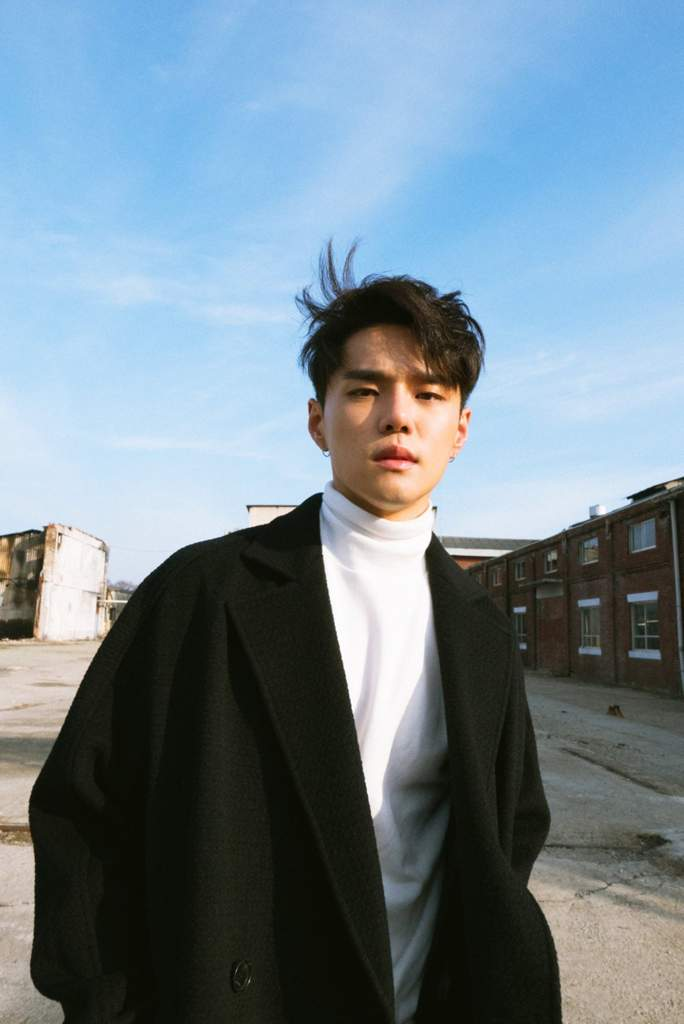
#> input picture The Number of Intensity Levels/dean.png, 684 x 1024 px
$ jupyter execute 'P1A_The Number of Intensity Levels.ipynb'
#> lines starting #> are read from the running program, lines starting #| are printed output that depends on the picture; after the words box and inside, x2 and y2 are one past the last pixel; in counts of white or black regions, pixels touching at a corner belong together
[cell 1]
import cv2
import numpy as np
import matplotlib.pyplot as plt
import matplotlib.image as img

[cell 2]
# P1A-Step1. e-campus에 첨부된 압축 폴더 중 [P1A]의 코드를 먼저 다운로드하세요.
# P1A-Step2. 자신이 좋아하는 연예인의 사진을 png 파일로 다운로드하세요.
I = cv2.imread('dean.png', cv2.IMREAD_GRAYSCALE)  # 이미지를 Gray Scale로 불러오기, 여기 수정하세요. (P1A-Step3. 이미지 파일을 gray scale로 변환)
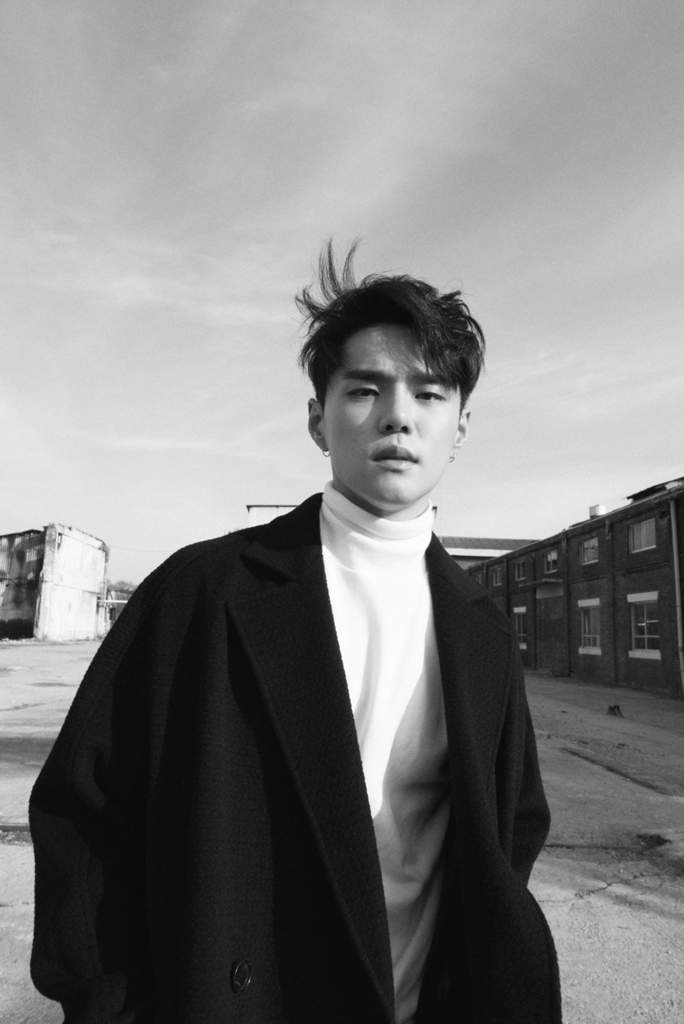
#> I: shape (1024, 684); min 0, max 255, mean 129.7

[cell 3]
cv2.imshow('image', I)     # 이미지 출력, jupyter notebook 사용자용
cv2.waitKey(0)
cv2.destroyAllWindows()

# colab 사용자용 이미지 출력
# from google.colab import files
# from IPython import display

# display.Image(' 이미지 파일명 ')

[cell 4]
Intensity_level = [ 256, 32, 16, 8, 4, 2] # Intensity level 설정, 여기 수정하세요. (P1A-Step3. Intensity level을 각각 256, 32, 16, 8, 4, 2로 세팅해보세요)
step = [ np.rint(255 / (i - 1)) for i in Intensity_level ] # Intensity level별로 양자화할 step을 지정하는 코드

[cell 5]
print(step)

[cell 6]
result_256 = np.rint(I /255.0 )                      # Intensity level별 양자화 진행, 여기 수정하세요.
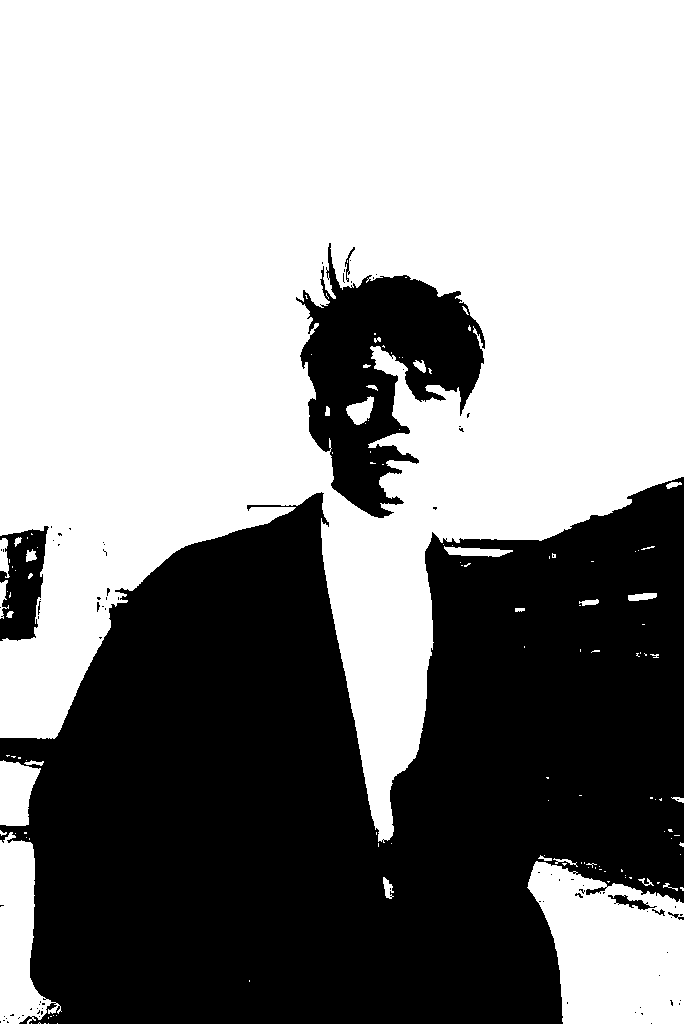
#> result_256: shape (1024, 684) float64; values 0 (black) and 1 (white), 57.8% white; 86 black regions (76 under 20 px), largest, box (x1, y1, x2, y2) and area: (0, 477, 684, 1024) 266595, (296, 243, 485, 518) 24672, (0, 526, 49, 641) 3701
result_32 = np.rint(I /85.0 )                      # Intensity level별 양자화 진행, 여기 수정하세요.
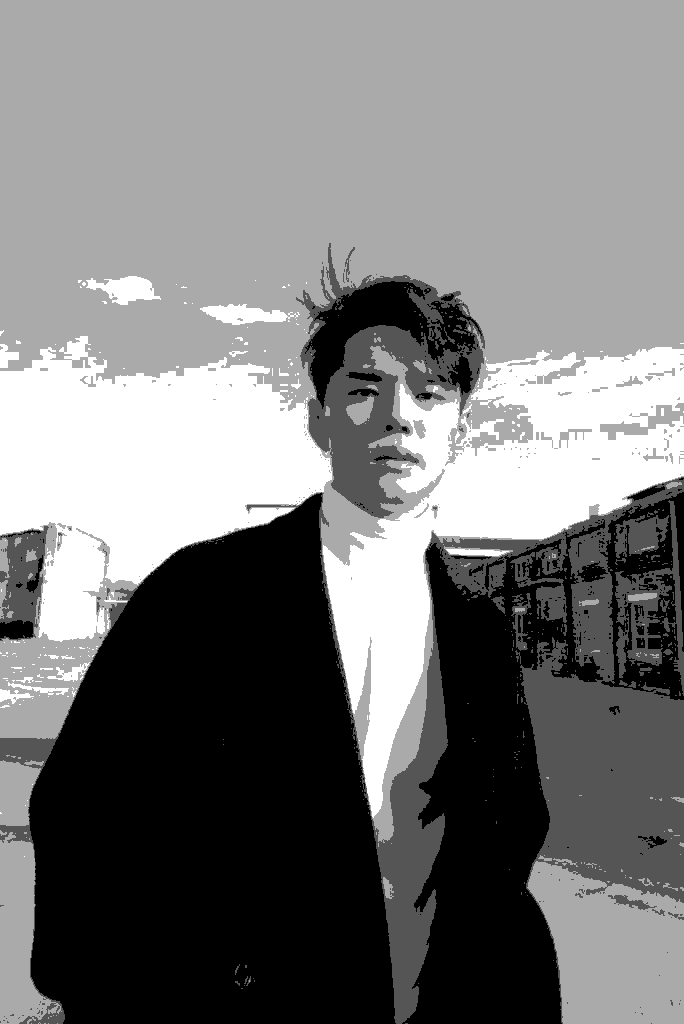
#> result_32: shape (1024, 684) float64; min 0, max 3, mean 1.44; drawn with min black and max white
result_16 = np.rint(I /36.0)                      # Intensity level별 양자화 진행, 여기 수정하세요.
result_8 = np.rint(I /17.0)                       # Intensity level별 양자화 진행, 여기 수정하세요.
result_4 = np.rint(I /8.0)                        # Intensity level별 양자화 진행, 여기 수정하세요.
result_2 = np.rint(I /1.0)                        # Intensity level별 양자화 진행, 여기 수정하세요.

result_256 = result_256.astype('uint8')            # 이미지 출력을 위해서는 uint8형으로 형변환 해야함
result_32 = result_32.astype('uint8')
result_16 = result_16.astype('uint8')
result_8 = result_8.astype('uint8')
result_4 = result_4.astype('uint8')
result_2 = result_2.astype('uint8')

[cell 7]
# plotting 하는 코드, 수정할 필요는 없습니다.
# P1A-Step4 각각의 실험 결과를 차례대로 보여주세요.
fig = plt.figure(figsize = (15, 10)) # rows*cols 행렬의 i번째 subplot 생성
rows = 2
cols = 3

ax1 = fig.add_subplot(rows, cols, 1)
result_256_RGB = cv2.cvtColor(result_256, cv2.COLOR_GRAY2RGB)      # matplot 라이브러리의 imshow함수를 사용하여 영상을 보일경우, RGB 포맷으로 변환해주어야 함
ax1.imshow(result_256_RGB)
ax1.set_title('Levels: 256')
ax1.axis("off")

ax2 = fig.add_subplot(rows, cols, 2)
result_32_RGB = cv2.cvtColor(result_32, cv2.COLOR_GRAY2RGB)
ax2.imshow(result_32_RGB)
ax2.set_title('Levels: 32')
ax2.axis("off")

ax3 = fig.add_subplot(rows, cols, 3)
result_16_RGB = cv2.cvtColor(result_16, cv2.COLOR_GRAY2RGB)
ax3.imshow(result_16_RGB)
ax3.set_title('Levels: 16')
ax3.axis("off")

ax4 = fig.add_subplot(rows, cols, 4)
result_8_RGB = cv2.cvtColor(result_8, cv2.COLOR_GRAY2RGB)
ax4.imshow(result_8_RGB)
ax4.set_title('Levels: 8')
ax4.axis("off")

ax5 = fig.add_subplot(rows, cols, 5)
result_4_RGB = cv2.cvtColor(result_4, cv2.COLOR_GRAY2RGB)
ax5.imshow(result_4_RGB)
ax5.set_title('Levels: 4')
ax5.axis("off")

ax6 = fig.add_subplot(rows, cols, 6)
result_2_RGB = cv2.cvtColor(result_2, cv2.COLOR_GRAY2RGB)
ax6.imshow(result_2_RGB)
ax6.set_title('Levels: 2')
ax6.axis("off")

plt.show()
